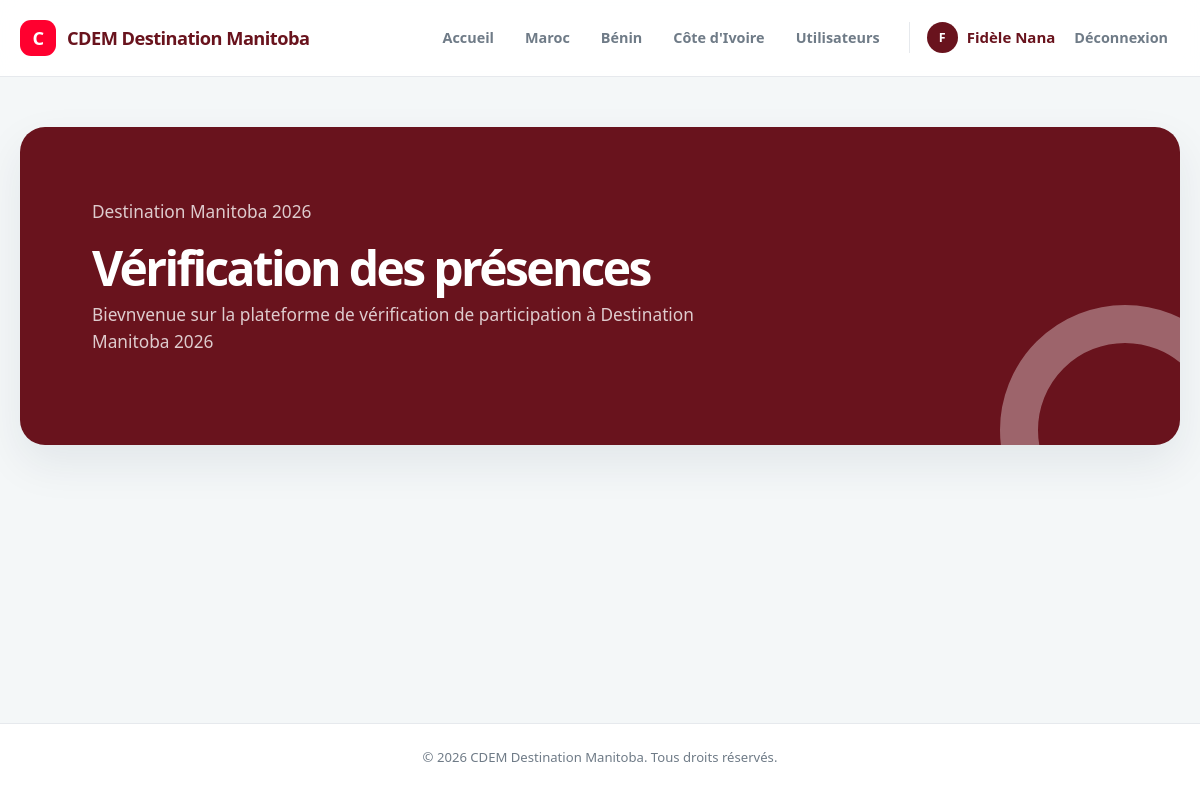
The app's page /client/home/ (signed in) with its own data.
### accounts/models.py (models this page shows)
class CustomUser(AbstractUser):
    profil = models.CharField(max_length=50, blank=True, null=True)

### client/views.py (the view)
# urls.py: path('home/',views.home, name='home'),
def home(request):
    return render(request, 'client/home.html')

### templates/client/home.html (shortened to what this page needs)
{% extends 'home/base.html' %}
{% block content %}
<section class="hero">
	<div>
		<p class="lead">Destination Manitoba 2026</p>
		<h1>Vérification des présences</h1>
		<p class="lead">Bievnvenue sur la plateforme de vérification de participation à Destination Manitoba 2026</p>
	</div>
</section>
{% endblock %}

### templates/home/navbar.html (shortened to what this page needs)
<nav class="nav-shell" aria-label="Navigation principale">
  <a class="brand" href="{% url 'home' %}"><span class="brand-mark">C</span>CDEM Destination Manitoba</a>
  <div class="nav-links" data-nav-links>
    <a class="nav-link" href="{% url 'home' %}">Accueil</a>
      {% if user.is_authenticated %}
        <a class="nav-link" href="{% url 'list' 'MAROC' %}">Maroc</a>
        <a class="nav-link" href="{% url 'list' 'BENIN' %}">Bénin</a>
        <a class="nav-link" href="{% url 'list' "COTE D'IVOIRE" %}">Côte d'Ivoire</a>
        <a class="nav-link" href="{% url 'list_accounts' %}">Utilisateurs</a>
        <a class="nav-user" href="#">
          <span class="avatar">{{ user.first_name|first|default:user.username|first|upper }}</span>
          <span>{{ user.first_name|default:user.username }} {{ user.last_name|default:user.username }}</span>
        </a>
        <a class="nav-link" href="{% url 'logout' %}">Déconnexion</a>
      {% else %}
        <a class="btn btn-primary btn-small" href="{% url 'login' %}">Connexion</a>
      {% endif %}
  </div>
</nav>

### static/css/style.css (style rules this page uses)
:root { --primary: #ff002f; --primary-dark: #af0b34; --primary-soft: #fff0f2; --primary-border: #ffc9d3; --primary-line: #f5d5db; --primary-ring: rgba(255, 0, 47, .14); --navy: #69131d; --orange: #f4a261; --ink: #540616; --muted: #6f7b87; --line: #e6e9ed; --paper: #ffffff; --canvas: #f4f7f8; --danger: #c84b4b; --success: #1e7a4c; --success-bg: #e6f4ec; --warning: #9a6200; --warning-bg: #fdf3e1; --error: #b42318; --error-bg: #fdecea; --shadow: 0 18px 45px rgba(16, 42, 67, .08); --radius: 5px; --teal: var(--primary); --teal-dark: var(--primary-dark); font-family: "Segoe UI", "Helvetica Neue", sans-serif; }
*, *::before, *::after { box-sizing: border-box; }
html { scroll-behavior: smooth; }
body { margin: 0; color: var(--ink); background: var(--canvas); font-size: 15px; line-height: 1.55; -webkit-font-smoothing: antialiased; }
a { color: inherit; text-decoration: none; }
button, a, input, select, textarea { transition: border-color .2s ease, box-shadow .2s ease, background .2s ease, transform .2s ease; }
h1, h2, h3, p { margin-top: 0; }
h1 { margin-bottom: 9px; color: var(--navy); font-size: clamp(2rem, 4vw, 3.2rem); line-height: 1.04; letter-spacing: -.055em; }
.lead { max-width: 650px; color: var(--muted); font-size: 1.08rem; }
.nav-shell { width: min(1180px, calc(100% - 40px)); min-height: 76px; margin: 0 auto; display: flex; align-items: center; gap: 34px; }
.brand { display: inline-flex; align-items: center; gap: 11px; color: var(--navy); font-size: 1.14rem; font-weight: 800; letter-spacing: -.03em; white-space: nowrap; }
.brand-mark { width: 36px; height: 36px; display: grid; place-items: center; border-radius: 11px; color: #fff; background: var(--primary); font-weight: 900; }
.nav-links { display: flex; align-items: center; gap: 7px; margin-left: auto; }
.nav-link { padding: 9px 12px; border-radius: 9px; color: var(--muted); font-size: .9rem; font-weight: 600; }
.nav-user { display: inline-flex; align-items: center; gap: 9px; margin-left: 10px; padding-left: 17px; border-left: 1px solid var(--line); color: var(--navy); font-weight: 700; }
.avatar { width: 31px; height: 31px; display: grid; place-items: center; flex-shrink: 0; border-radius: 50%; color: #fff; background: var(--navy); font-size: .78rem; }
.hero { position: relative; overflow: hidden; display: grid; grid-template-columns: 1.25fr .75fr; gap: 40px; align-items: center; padding: clamp(34px, 6vw, 76px); border-radius: 25px; color: #fff; background: var(--navy); box-shadow: var(--shadow); }
.hero::after { content: ""; position: absolute; width: 250px; height: 250px; right: -70px; bottom: -110px; border: 38px solid rgb(255 253 253 / .35); border-radius: 50%; }
.hero h1, .hero .lead { color: #fff; }
.hero .lead { opacity: .78; }

### records on screen
CustomUser: first_name|first "F", first_name "Fidèle", last_name "Nana"
